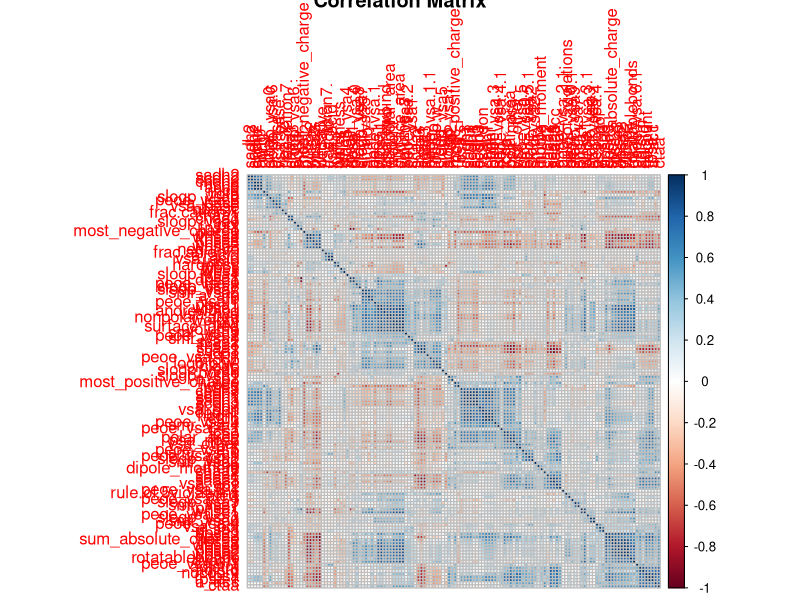
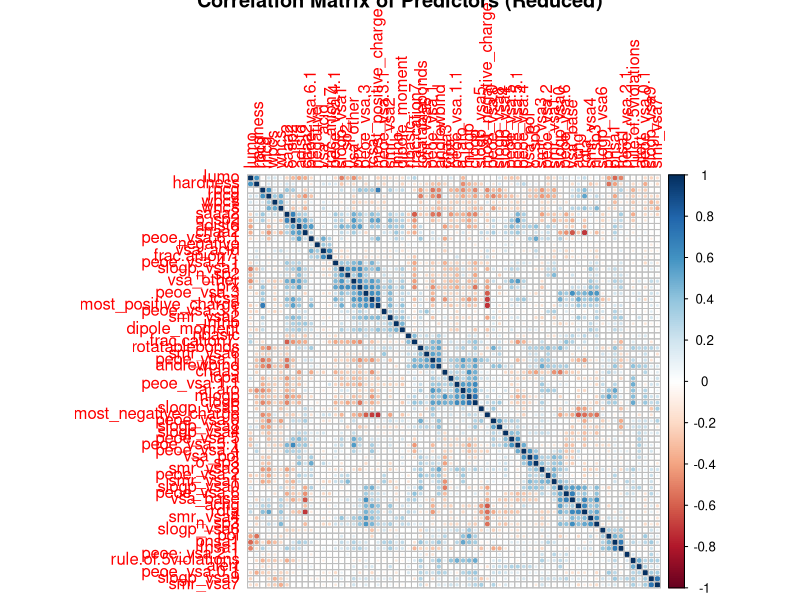

These charts were generated, in order, by the following R code:
# Load required libraries
library(caret)  # For data preprocessing and correlation analysis
library(corrplot)  # For visualizing correlation matrices

# (a) Load the BloodBrain dataset
data(BloodBrain)  # Load the dataset from the caret package
?BloodBrain # Display information about the dataset
df <- bbbDescr  # Extract predictor variables
outcome <- logBBB  # Extract the numeric outcome variable

# (b) Step 1: Initial inspection of the data
str(df)  # Display the structure of the predictor data frame to understand its composition
summary(outcome)  # Summary statistics for the outcome variable to understand its distribution

# (b) Step 2: Compute correlations among predictors
cor_matrix <- cor(df)  # Calculate the correlation matrix of predictor variables

# (b) Visualize the correlation matrix
pdf("BBN_CRR.pdf", width = 12, height = 6)  # Open a PDF device to save the plot
corrplot(cor_matrix, 
         order = "hclust",  # Order the correlation matrix by hierarchical clustering
         title = "Correlation Matrix")  # Set the title for the plot
dev.off()  # Close the PDF device

# (b) Identify highly correlated variables (correlation > 0.9)
high_cor <- findCorrelation(cor_matrix, cutoff = 0.75)  # Find indices of variables with high correlation
length(high_cor)  # Number of highly correlated variables
high_cor_vars <- colnames(df)[high_cor]  # Get names of highly correlated variables
print(high_cor_vars)  # Print the names of highly correlated variables

# (b) Step 3: Reduce the predictor set by removing highly correlated variables
df_reduced <- df[, -high_cor]  # Remove columns with high correlation from the predictor set

# (b) Step 4: Assess the effect on the number of predictors
original_count <- ncol(df)  # Number of predictors before reduction
reduced_count <- ncol(df_reduced)  # Number of predictors after reduction

print("Number of original predictors:")
print(original_count)  # Print the original number of predictors
print("Number of predictors after reducing correlations:")  
print(reduced_count)# Print the number after reduction

# (b) Compute correlation matrix for the reduced predictor set
cor_matrix_reduced <- cor(df_reduced)  # Calculate the correlation matrix of the reduced predictor set

# (b) Visualize the reduced correlation matrix
pdf("BBN_CRR_RE.pdf", width = 12, height = 6)  # Open a new PDF device to save the plot
corrplot(cor_matrix_reduced, 
         order = "hclust",  # Order the correlation matrix by hierarchical clustering
         title = "Correlation Matrix of Predictors (Reduced)")  # Set the title for the reduced matrix plot
dev.off()  # Close the PDF device
